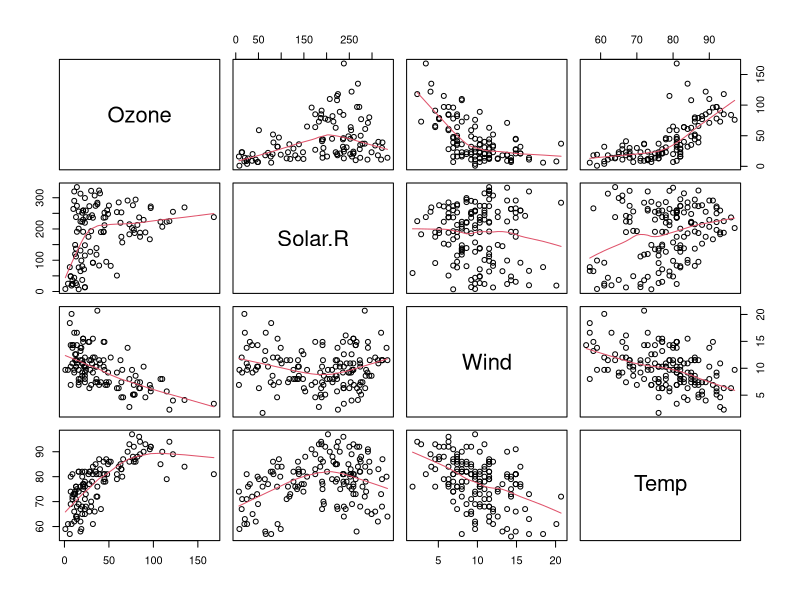
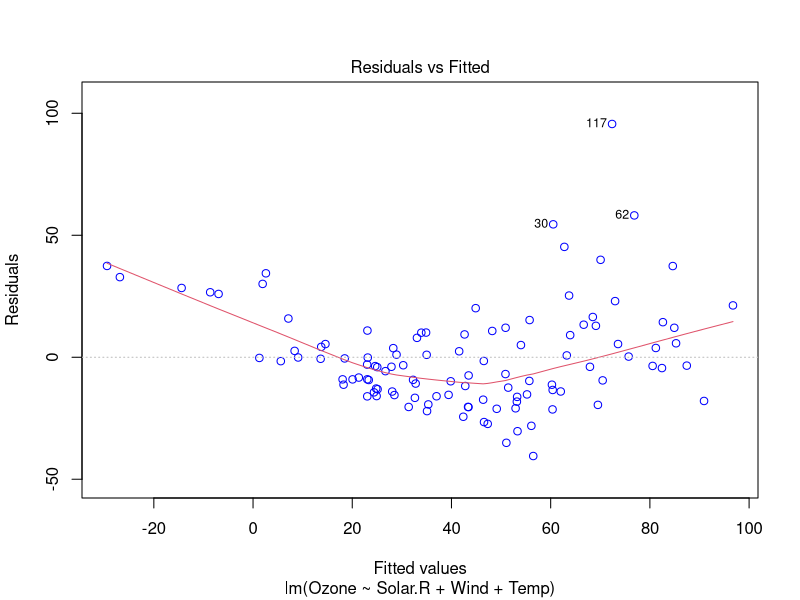
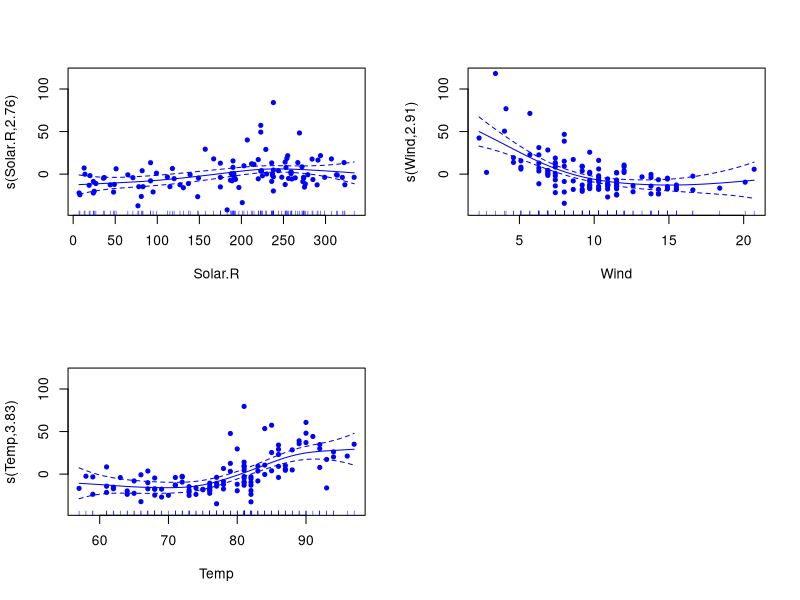
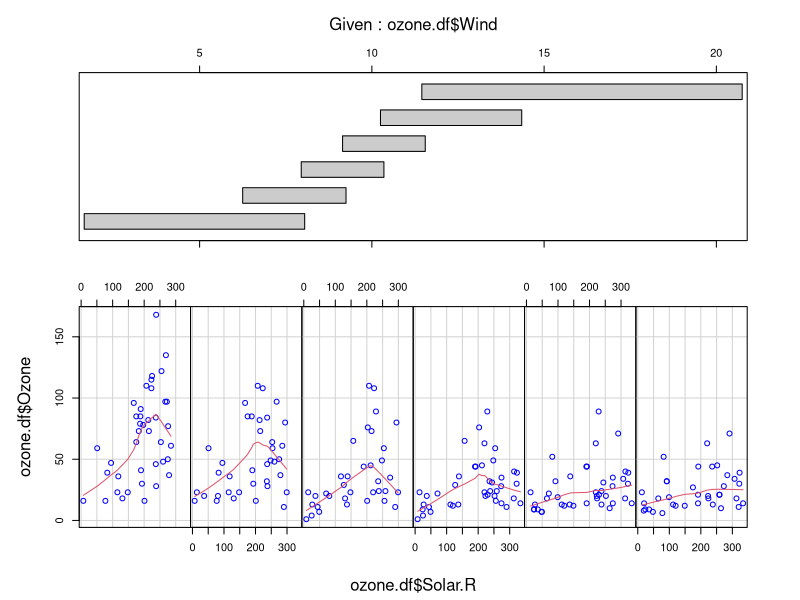
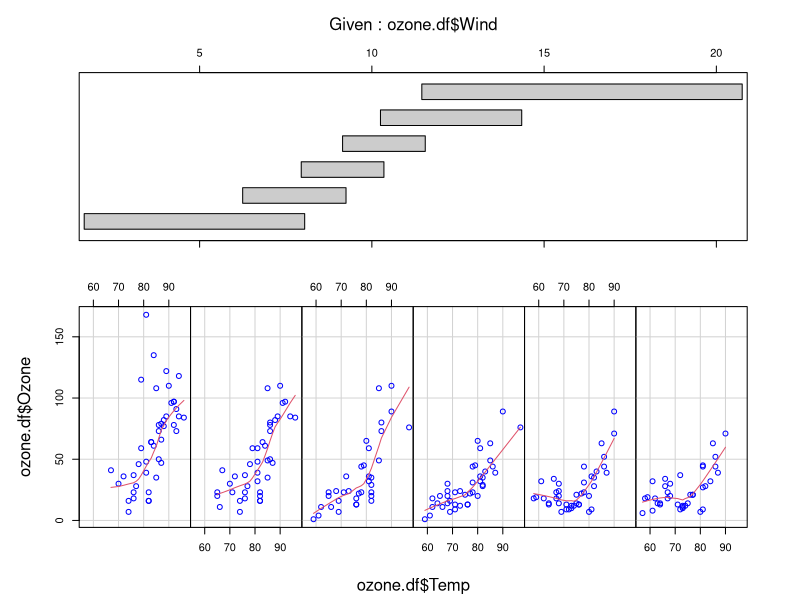
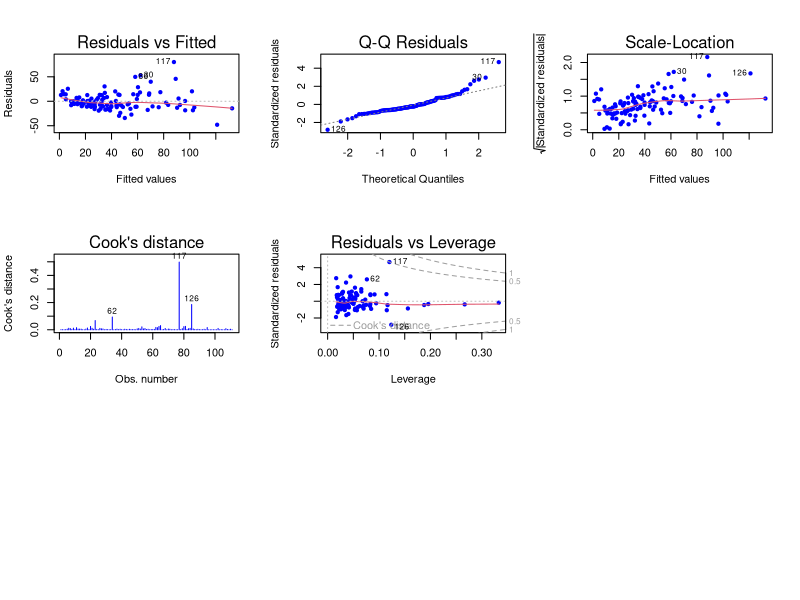
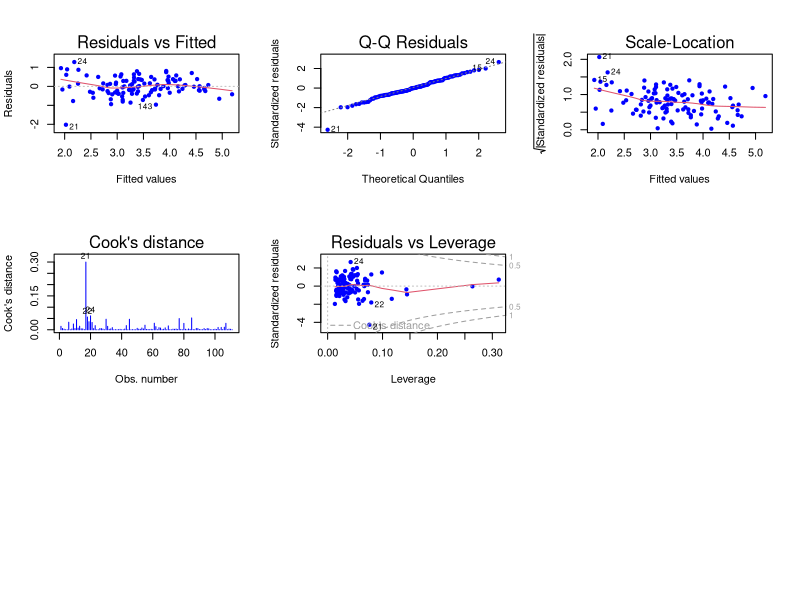

Generate these figures, in order, with R:
## ---- chunk 1
knitr::opts_chunk$set(echo = TRUE)
## ---- chunk 2
ozone.df = airquality[,1:4]
summary(ozone.df)
dim(ozone.df)
## ---- chunk 3
pairs(ozone.df, panel = panel.smooth)
## ---- chunk 4
ozone.lm = lm (Ozone ~ Solar.R + Wind + Temp , data = ozone.df )
summary(ozone.lm)
## ---- chunk 5
plot(ozone.lm, which = 1, col = "blue")
## ---- chunk 6
library(mgcv)
par(mfrow=c(2,2)) 
ozone.gam = gam(Ozone ~ s(Solar.R) + s(Wind) + s(Temp), data = ozone.df)
plot(ozone.gam, residuals = T , pch= 20, col="blue")


## ---- chunk 7
Xmat=model.matrix(ozone.lm)[,-1]
diag(solve(cor(Xmat)))
## ---- chunk 8


coplot(ozone.df$Ozone~ ozone.df$Solar.R|ozone.df$Wind, col="blue",panel=panel.smooth, row=1)

## ---- chunk 9
coplot(ozone.df$Ozone~ ozone.df$Temp|ozone.df$Wind, col="blue",panel=panel.smooth, row=1)
## ---- chunk 10
ozone.lm<-lm(Ozone~Temp*Wind*Solar.R+I(Solar.R^2)+I(Temp^2)+I(Wind^2), data = ozone.df)
summary(ozone.lm) 
## ---- chunk 11
ozone.lm2 = update(ozone.lm,~. -Temp:Wind:Solar.R) 
summary(ozone.lm2)
## ---- chunk 12
ozone.lm3 = update(ozone.lm2,~. -Temp:Solar.R) 
summary(ozone.lm3)
## ---- chunk 13
ozone.lm4 = update(ozone.lm3,~. -Temp:Wind) 
summary(ozone.lm4)
## ---- chunk 14
ozone.lm5 = update(ozone.lm4,~. -Wind:Solar.R) 
summary(ozone.lm5)
## ---- chunk 15
ozone.lm6 = update(ozone.lm5,~. -I(Solar.R^2)) 
summary(ozone.lm6)
## ---- chunk 16
par(mfrow=c(3,3))
plot(ozone.lm6, which=1:5, pch =20, col="blue")
## ---- chunk 17
ozone.lm7 = lm(log(Ozone) ~ Temp + Wind + Solar.R + I(Temp^2) + I(Wind^2), data = ozone.df)
summary(ozone.lm7) 

## ---- chunk 18
ozone.lm8 = lm(log(Ozone) ~ Temp + Wind + Solar.R  + I(Wind^2), data = ozone.df)
summary(ozone.lm8)
## ---- chunk 19
par(mfrow=c(3,3)) 
plot(ozone.lm8, which = 1:5, pch=20, col="blue")
